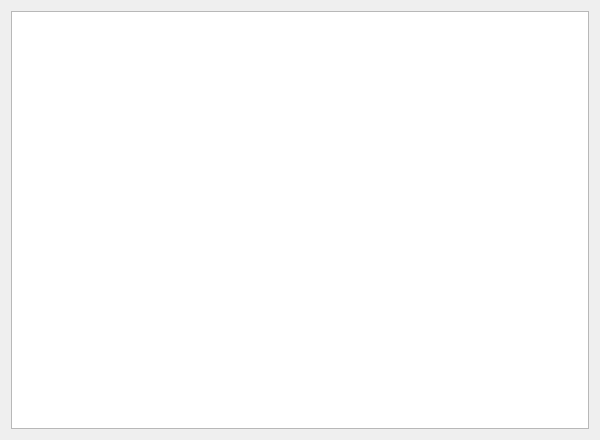
<?xml version="1.0" encoding="UTF-8"?>
<ui version="4.0">
 <class>PageKernel</class>
 <widget class="QWidget" name="PageKernel">
  <property name="geometry">
   <rect>
    <x>0</x>
    <y>0</y>
    <width>600</width>
    <height>440</height>
   </rect>
  </property>
  <property name="windowTitle">
   <string notr="true">Form</string>
  </property>
  <layout class="QHBoxLayout" name="horizontalLayout">
   <item>
     <widget class="QListView" name="kernelListView">
       <property name="focusPolicy">
         <enum>Qt::NoFocus</enum>
       </property>
         <property name="alternatingRowColors">
          <bool>true</bool>
         </property>
     </widget>
   </item>
  </layout>
 </widget>
 <resources/>
 <connections/>
</ui>
